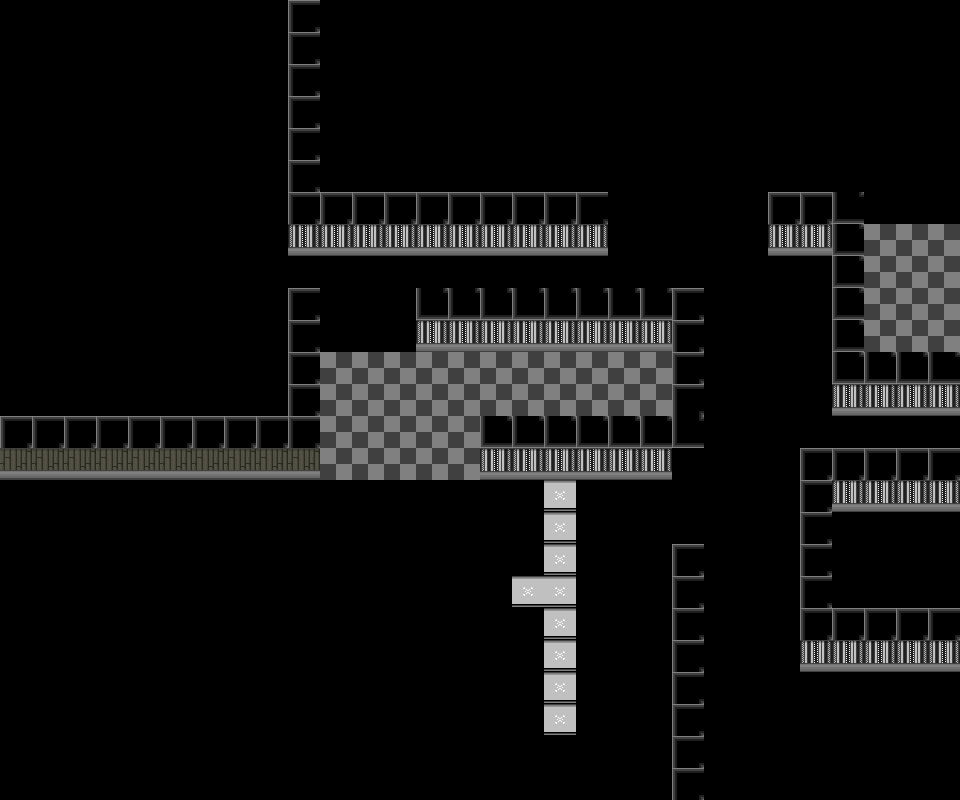

Below is a game level as drawn by its tile map, then a one-line description and the .tmx file that defines it, in full:
An orthogonal 30x25 tile map with 32x32 px tiles, 1 tile layer (capaPiso).

<map version="1.10" tiledversion="1.11.0" orientation="orthogonal" renderorder="right-down" width="30" height="25" tilewidth="32" tileheight="32" infinite="0" nextlayerid="2" nextobjectid="1">
 <editorsettings>
  <export target="../tiled/prueba2.json" format="json" />
 </editorsettings>
 <tileset firstgid="1" source="baldosaypared.tsx" />
 <layer id="1" name="capaPiso" width="30" height="25">
  <data encoding="csv">
0,0,0,0,0,0,0,0,0,6,0,0,0,0,0,0,0,0,0,0,0,0,0,0,0,0,0,0,0,0,
0,0,0,0,0,0,0,0,0,6,0,0,0,0,0,0,0,0,0,0,0,0,0,0,0,0,0,0,0,0,
0,0,0,0,0,0,0,0,0,6,0,0,0,0,0,0,0,0,0,0,0,0,0,0,0,0,0,0,0,0,
0,0,0,0,0,0,0,0,0,6,0,0,0,0,0,0,0,0,0,0,0,0,0,0,0,0,0,0,0,0,
0,0,0,0,0,0,0,0,0,6,0,0,0,0,0,0,0,0,0,0,0,0,0,0,0,0,0,0,0,0,
0,0,0,0,0,0,0,0,0,6,0,0,0,0,0,0,0,0,0,0,0,0,0,0,0,0,0,0,0,0,
0,0,0,0,0,0,0,0,0,6,6,6,6,6,6,6,6,6,6,0,0,0,0,0,6,6,13,0,0,0,
0,0,0,0,0,0,0,0,0,2,2,2,2,2,2,2,2,2,2,0,0,0,0,0,2,2,13,1,1,1,
0,0,0,0,0,0,0,0,0,0,0,0,0,0,0,0,0,0,0,0,0,0,0,0,0,0,13,1,1,1,
0,0,0,0,0,0,0,0,0,6,0,0,0,13,13,13,13,13,13,13,13,6,0,0,0,0,13,1,1,1,
0,0,0,0,0,0,0,0,0,6,0,0,0,2,2,2,2,2,2,2,2,6,0,0,0,0,13,1,1,1,
0,0,0,0,0,0,0,0,0,6,1,1,1,1,1,1,1,1,1,1,1,6,0,0,0,0,13,13,13,13,
0,0,0,0,0,0,0,0,0,6,1,1,1,1,1,1,1,1,1,1,1,6,0,0,0,0,2,2,2,2,
6,6,6,6,6,6,6,6,6,6,1,1,1,1,1,13,13,13,13,13,13,13,0,0,0,0,0,0,0,0,
16,16,16,16,16,16,16,16,16,16,1,1,1,1,1,2,2,2,2,2,2,0,0,0,0,6,6,6,6,6,
0,0,0,0,0,0,0,0,0,0,0,0,0,0,0,0,0,9,0,0,0,0,0,0,0,6,2,2,2,2,
0,0,0,0,0,0,0,0,0,0,0,0,0,0,0,0,0,9,0,0,0,0,0,0,0,6,0,0,0,0,
0,0,0,0,0,0,0,0,0,0,0,0,0,0,0,0,0,9,0,0,0,6,0,0,0,6,0,0,0,0,
0,0,0,0,0,0,0,0,0,0,0,0,0,0,0,0,9,9,0,0,0,6,0,0,0,6,0,0,0,0,
0,0,0,0,0,0,0,0,0,0,0,0,0,0,0,0,0,9,0,0,0,6,0,0,0,6,6,6,6,6,
0,0,0,0,0,0,0,0,0,0,0,0,0,0,0,0,0,9,0,0,0,6,0,0,0,2,2,2,2,2,
0,0,0,0,0,0,0,0,0,0,0,0,0,0,0,0,0,9,0,0,0,6,0,0,0,0,0,0,0,0,
0,0,0,0,0,0,0,0,0,0,0,0,0,0,0,0,0,9,0,0,0,6,0,0,0,0,0,0,0,0,
0,0,0,0,0,0,0,0,0,0,0,0,0,0,0,0,0,0,0,0,0,6,0,0,0,0,0,0,0,0,
0,0,0,0,0,0,0,0,0,0,0,0,0,0,0,0,0,0,0,0,0,6,0,0,0,0,0,0,0,0
</data>
 </layer>
</map>
